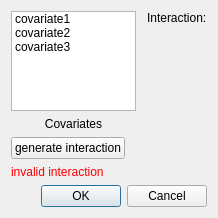
<?xml version="1.0" encoding="UTF-8"?>
<ui version="4.0">
 <class>Dialog</class>
 <widget class="QDialog" name="Dialog">
  <property name="geometry">
   <rect>
    <x>0</x>
    <y>0</y>
    <width>218</width>
    <height>218</height>
   </rect>
  </property>
  <property name="windowTitle">
   <string>Add Interaction</string>
  </property>
  <layout class="QVBoxLayout" name="verticalLayout">
   <item>
    <layout class="QGridLayout" name="gridLayout">
     <item row="0" column="0">
      <layout class="QVBoxLayout" name="verticalLayout_2">
       <item>
        <widget class="QListWidget" name="listWidget">
         <property name="selectionMode">
          <enum>QAbstractItemView::ExtendedSelection</enum>
         </property>
         <item>
          <property name="text">
           <string>covariate1</string>
          </property>
         </item>
         <item>
          <property name="text">
           <string>covariate2</string>
          </property>
         </item>
         <item>
          <property name="text">
           <string>covariate3</string>
          </property>
         </item>
        </widget>
       </item>
       <item>
        <widget class="QLabel" name="label">
         <property name="text">
          <string>Covariates</string>
         </property>
         <property name="alignment">
          <set>Qt::AlignCenter</set>
         </property>
        </widget>
       </item>
      </layout>
     </item>
     <item row="0" column="2">
      <widget class="QLabel" name="interaction_label">
       <property name="text">
        <string>Interaction:</string>
       </property>
       <property name="alignment">
        <set>Qt::AlignLeading|Qt::AlignLeft|Qt::AlignTop</set>
       </property>
      </widget>
     </item>
     <item row="0" column="1">
      <spacer name="horizontalSpacer_2">
       <property name="orientation">
        <enum>Qt::Horizontal</enum>
       </property>
       <property name="sizeType">
        <enum>QSizePolicy::Fixed</enum>
       </property>
       <property name="sizeHint" stdset="0">
        <size>
         <width>5</width>
         <height>20</height>
        </size>
       </property>
      </spacer>
     </item>
    </layout>
   </item>
   <item>
    <layout class="QHBoxLayout" name="horizontalLayout">
     <item>
      <widget class="QPushButton" name="make_pushButton">
       <property name="text">
        <string>generate interaction</string>
       </property>
      </widget>
     </item>
     <item>
      <spacer name="horizontalSpacer">
       <property name="orientation">
        <enum>Qt::Horizontal</enum>
       </property>
       <property name="sizeHint" stdset="0">
        <size>
         <width>40</width>
         <height>20</height>
        </size>
       </property>
      </spacer>
     </item>
    </layout>
   </item>
   <item>
    <widget class="QLabel" name="status_label">
     <property name="styleSheet">
      <string notr="true">color: red;</string>
     </property>
     <property name="text">
      <string>invalid interaction</string>
     </property>
    </widget>
   </item>
   <item>
    <widget class="QDialogButtonBox" name="buttonBox">
     <property name="orientation">
      <enum>Qt::Horizontal</enum>
     </property>
     <property name="standardButtons">
      <set>QDialogButtonBox::Cancel|QDialogButtonBox::Ok</set>
     </property>
    </widget>
   </item>
  </layout>
 </widget>
 <resources/>
 <connections>
  <connection>
   <sender>buttonBox</sender>
   <signal>accepted()</signal>
   <receiver>Dialog</receiver>
   <slot>accept()</slot>
   <hints>
    <hint type="sourcelabel">
     <x>248</x>
     <y>254</y>
    </hint>
    <hint type="destinationlabel">
     <x>157</x>
     <y>274</y>
    </hint>
   </hints>
  </connection>
  <connection>
   <sender>buttonBox</sender>
   <signal>rejected()</signal>
   <receiver>Dialog</receiver>
   <slot>reject()</slot>
   <hints>
    <hint type="sourcelabel">
     <x>316</x>
     <y>260</y>
    </hint>
    <hint type="destinationlabel">
     <x>286</x>
     <y>274</y>
    </hint>
   </hints>
  </connection>
 </connections>
</ui>
